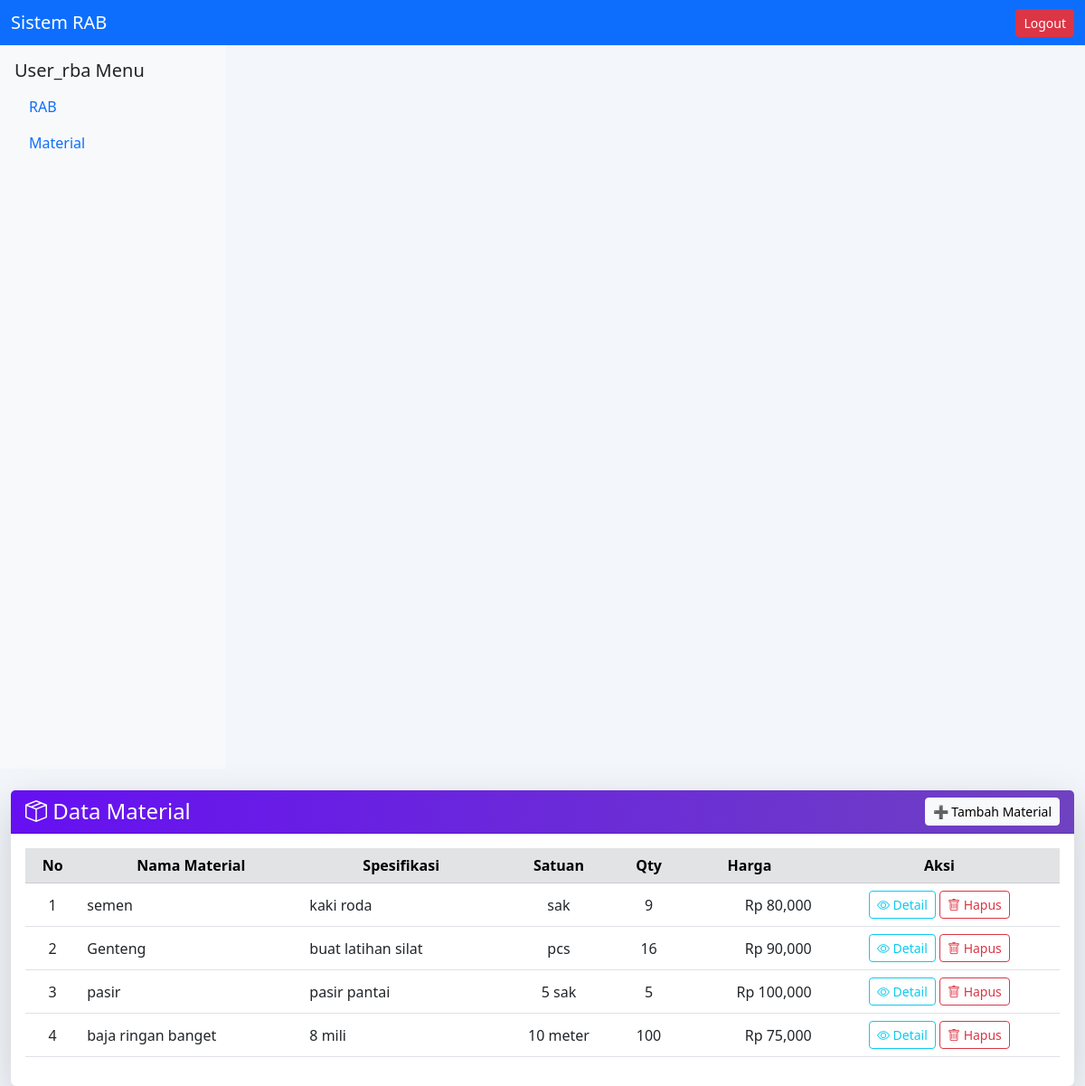
Page /views/material.php (signed in) on the committed database.
### tables this page shows
CREATE TABLE `material` (
  `id_material` int(11) NOT NULL,
  `id_user` int(11) DEFAULT NULL,
  `name` varchar(100) DEFAULT NULL,
  `specification` text DEFAULT NULL,
  `unit` varchar(20) DEFAULT NULL,
  `quantity` int(11) DEFAULT NULL,
  `price` int(11) DEFAULT NULL
);

### views/material.php (the view, shortened to what this page needs)
<?php
include '../config/database.php';
include '../partials/header.php';
include '../partials/sidebar.php';
$id_user = $_SESSION['id_user'];
$role = $_SESSION['role'];
if ($role === 'supplier') {
    $result = mysqli_query($conn, "SELECT * FROM material WHERE id_user='$id_user' ORDER BY id_material DESC");
} else {
    $result = mysqli_query($conn, "SELECT m.*, u.nama AS supplier_name
                                   FROM material m
                                   LEFT JOIN users u ON m.id_user = u.id_user
                                   ORDER BY m.id_material DESC");
}
?>
<!DOCTYPE html>
<html lang="id">
<head>
  <link href="https://cdn.jsdelivr.net/npm/bootstrap@5.3.0/dist/css/bootstrap.min.css" rel="stylesheet">
  <link href="https://cdn.jsdelivr.net/npm/bootstrap-icons@1.11.1/font/bootstrap-icons.css" rel="stylesheet">
</head>
<body style="background-color:#f3f6fa;">
<div class="container-fluid mt-4">
  <div class="card shadow-lg border-0">
    <div class="card-header text-white d-flex justify-content-between align-items-center"
         style="background: linear-gradient(90deg,#6610f2,#6f42c1);">
      <h4 class="mb-0"><i class="bi bi-box-seam"></i> Data Material</h4>
      <button class="btn btn-light btn-sm" data-bs-toggle="modal" data-bs-target="#createMaterial">
        ➕ Tambah Material
      </button>
    </div>
    <div class="card-body">
      <div class="table-responsive">
        <table class="table table-hover align-middle">
          <thead class="table-secondary text-center">
            <tr>
              <th>No</th>
              <th>Nama Material</th>
              <th>Spesifikasi</th>
              <th>Satuan</th>
              <th>Qty</th>
              <th>Harga</th>
              <th>Aksi</th>
            </tr>
          </thead>
          <tbody>
            <?php $no=1; while($m=mysqli_fetch_assoc($result)): ?>
              <tr>
                <td class="text-center"><?= $no++ ?></td>
                <td><?= htmlspecialchars($m['name']) ?></td>
                <td><?= htmlspecialchars($m['specification']) ?></td>
                <td class="text-center"><?= htmlspecialchars($m['unit']) ?></td>
                <td class="text-center"><?= number_format($m['quantity']) ?></td>
                <td class="text-end">Rp <?= number_format($m['price']) ?></td>
                <td class="text-center">
                  <a href="detailmaterial.php?id=<?= $m['id_material'] ?>" class="btn btn-sm btn-outline-info">
                    <i class="bi bi-eye"></i> Detail
                  </a>
                  <a href="?delete=<?= $m['id_material'] ?>"
                     onclick="return confirm('Yakin hapus material ini?')"
                     class="btn btn-sm btn-outline-danger">
                    <i class="bi bi-trash"></i> Hapus
                  </a>
                </td>
              </tr>
            <?php endwhile; ?>
          </tbody>
        </table>
      </div>
    </div>
  </div>
</div>
</body>
</html>

### rows in the picture
material: name "semen", specification "kaki roda", unit "sak", quantity "9", price "80,000"
material: name "Genteng", specification "buat latihan silat", unit "pcs", quantity "16", price "90,000"
material: name "pasir", specification "pasir pantai", unit "5 sak", quantity "5", price "100,000"
material: name "baja ringan banget", specification "8 mili", unit "10 meter", quantity "100", price "75,000"

### other values in the picture
$role "User_rba"
